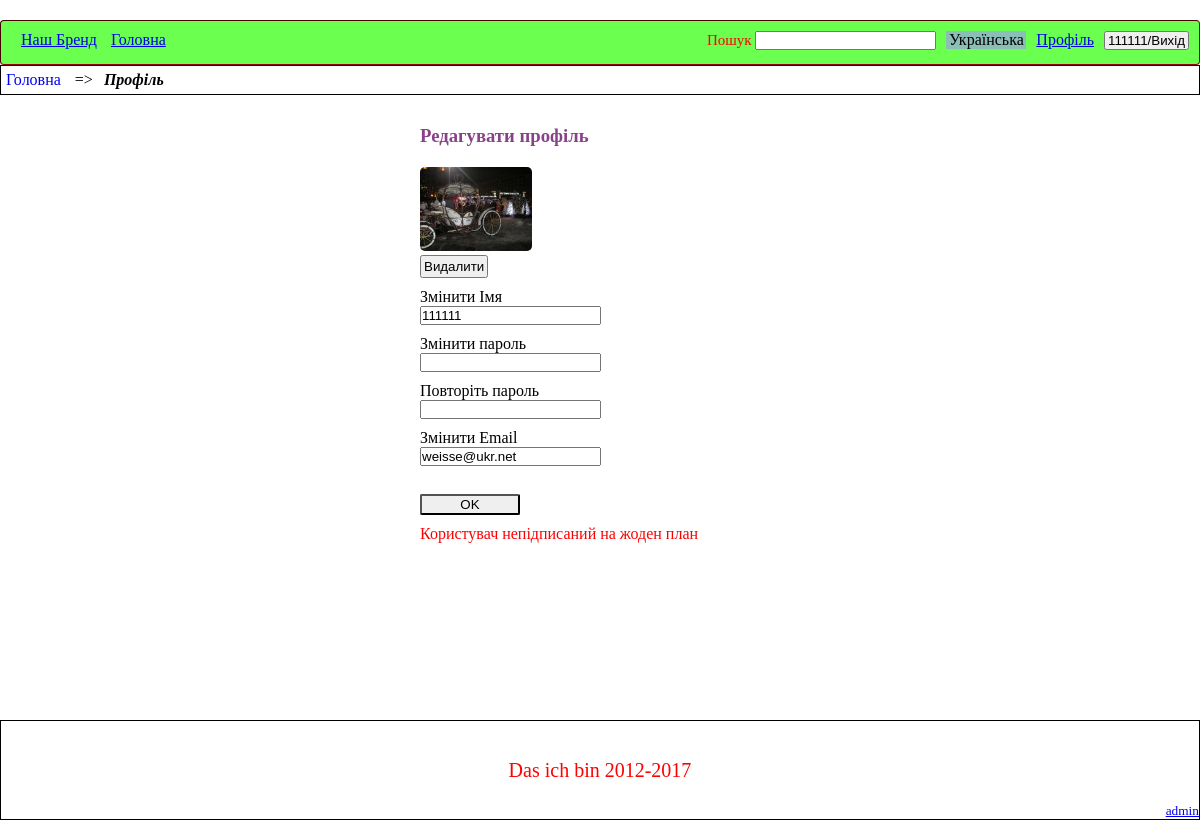
The page /subscription/profile (signed in) on the database its author committed.
### tables this page shows
CREATE TABLE `users` (
  `id` int(10) UNSIGNED NOT NULL,
  `avatar` varchar(255) DEFAULT NULL,
  `login` varchar(255) NOT NULL,
  `password` varchar(255) NOT NULL,
  `email` varchar(255) NOT NULL,
  `start_date` date DEFAULT NULL,
  `subscription_term` enum('NULL','monthly','quarterly','yearly') DEFAULT NULL,
  `token` varchar(255) NOT NULL
);

### resources/templates/default/index.php (called while the page is built, shortened)
<?php
    require_once "header.php";
    $view=$router->getView($view);
    include_once ($view);
    require_once "footer.php";

### public/index.php (called while the page is built, shortened)
<?php
    $router = new Application();
    $controller=$router->getController();
    extract($router->runController($controller), EXTR_OVERWRITE);
    require_once PATH_SITE."/resources/". $router->putTemplate()."/index.php";

### app/lib/HelperService.php (called while the page is built, shortened)
<?php
class HelperService {
    public static function prozessLangArray()
    {
        $langs = [];
        foreach (LANG as $ln) {
            $arr = explode('=>', $ln);
            $key = trim($arr[0], ' ');
            $value = trim($arr[1], ' ');
            $langs[$key] = $value;
        }
        return $langs;
    }
    public static function currentLang()
    {
        $langs = self::prozessLangArray();
        $url = $_SERVER['REQUEST_URI'];
        $url = trim($url, '/');
        $url = trim($url);
        foreach ($langs as $key => $value){
            $position = strpos($url, $key);
        }
        return '';
    }
}

### resources/languages/uk.php (called while the page is built, shortened)
<?php
$mainPageL = "Головна";
$repeatPasswordL = "Повторіть пароль";
$deleteL = "Видалити";
$profileL = "Профіль";
$changeNameL= "Змінити Імя";
$changePasswordL = "Змінити пароль";
$changeEmailL = "Змінити Email";
$unsubscriped = "Користувач непідписаний на жоден план";
$editProfileL = "Редагувати профіль";

### app/core/database.php (called while the page is built, shortened)
<?php
class DataBase {
    private static $connection;
    public static function conn()
    {
        try{
            self::$connection = new \PDO('mysql:dbname='.NAME_BD.';host='.HOST.'', USER,
                PASSWORD, [\PDO::MYSQL_ATTR_INIT_COMMAND => "SET NAMES utf8"]);
            self::$connection->setAttribute(\PDO::ATTR_DEFAULT_FETCH_MODE, \PDO::FETCH_OBJ);
            self::$connection ->exec("SET time_zone = 'Erope/Kiev'");
            if(DEBUG_MODE){
                self::$connection->setAttribute(\PDO::ATTR_ERRMODE, \PDO::ERRMODE_WARNING);
            }
            return self::$connection;
        }catch(\PDOException $e) {die("Ошибка соединения с базой или хостом:".$e->getMessage());}
    }
}
?>

### app/protected/models/subscription.php (called while the page is built, shortened)
<?php
class Subscription extends DataBase
{
    private static function ifUserSubscriped($user)
    {
        if(!$user->start_date OR !$user->subscription_term)  return false;
        $date = new Carbon($user->start_date);
        $subscription = new \stdClass();
        $subscription->finalDate = isset($argument) ? $date->$method($argument) : $date->$method();
        $subscription->activeStatus = (Carbon::now() < $date)? true: false;
       return $subscription;
    }
    public static function getUserInfo()
    {
        $sql = "SELECT `id`, `avatar`, `login`, `email`, `start_date`, `subscription_term` FROM `users` WHERE `login`=? ";
        $stmt = self::conn()->prepare($sql);
        $stmt->bindValue(1, $_SESSION['user']['login'], \PDO::PARAM_STR);
        $stmt->execute();
        $res = $stmt->fetch();
        $subscription = self::ifUserSubscriped($res);
        $res->finalDate = @$subscription->finalDate;
        $res->activeStatus = @$subscription->activeStatus;
        return $res;
    }
}

### app/protected/controllers/common/subsription.php (called while the page is built, shortened)
<?php
class Subscription extends BaseController
{
    public function profile($errors = null )
    {
        $profileData =  SubscriptionModel::getUserInfo();
        return ['view'=>'/views/common/subscription/profile.php', 'profileData' => @$profileData, 'errors' =>$errors];
    }
}

### app/core/application.php (called while the page is built, shortened)
<?php
class Application extends MainDispatcher {
    public function runController($controller){
        $action = $controller[1];
        $contr = new $nameContr($controller);
        $data=call_user_func(array($contr, $action));
        return $data;
    }
}

### config/helpers.php (called while the page is built, shortened)
<?php
       function displayPreviewImage($givenImage , $imageCustomType, $path)
       {
            return $path.$givenImage;
       }

### resources/views/common/subscription/profile.php (the view, shortened to what this page needs)
<section class="breadcrumbs">
    <a href="<?= \Lib\HelperService::currentLang() ?>/" class="breadcrumb__item"><?=  $mainPageL ?></a>  =>
    <span class="breadcrumb__item--current"><?=  $profileL ?></span>
</section>
<section class="profile-block">
    <h1 class="profile-header__h1"><?= $editProfileL ?></h1>
    <?php
        $givenImage = $profileData->avatar;
        $imageCustomType = 'avatar';
        $path = '/uploads/avatars/';
        include   PATH_SITE.'/resources/views/common/partials/addImage.php';
        ?>
    <form action="<?= \Lib\HelperService::currentLang() ?>/subscription/update" method="post" >
        <div class="subscribtion-form__field-block">
            <label>
                <?= $changeNameL ?> <br>
                <input type="text" name="login" value = "<?=  @$_POST['login']?? @$profileData->login ?>" >
            </label>
        </div>
        <div class="subscribtion-form__field-block">
            <label>
                <?= $changePasswordL ?> <br>
                <input type="password" name="password"  value = "<?=  @$_POST['password'] ?>" >
            </label>
        </div>
        <div class="subscribtion-form__field-block">
            <label>
                <?= $repeatPasswordL ?> <br>
                <input type="password" name="password2" value = "<?= @$_POST['password2'] ?>" >
            </label>
        </div>
        <div class="subscribtion-form__field-block">
            <label>
                <?= $changeEmailL ?> <br>
                <input type="text" name="email" value = "<?=  @$_POST['email']?? @$profileData->email ?>" >
            </label>
        </div>
        <br>
        <p>
            <button class="subscribtion-form__button">OK</button>
        </p>
    </form>
    <div class="subscribtion-form__field-block--notice">
        <?= $profileData->activeStatus == 1 ? $subscripedTillL.' '.$profileData->finalDate->toDateString() : $unsubscriped; ?>
    </div>
</section>

### resources/views/common/partials/addImage.php (shortened to what this page needs)
<div class="image-download__block">
    <img src="<?=  displayPreviewImage($givenImage, $imageCustomType, $path) ?>" alt="" id="downloadImagePreview" class="image-download__preview">
    <form enctype="multipart/form-data">
        <button type="button" id="resetImageBtn" class="image-download__btn <?= !@$givenImage? "hidden":'' ?>"><?= $deleteL ?></button>
    </form>
</div>

### public/assets/css/default.css (style rules this page uses)
* { box-sizing: border-box; margin: 0; padding: 0; }
html, body { height: 100%; }
.breadcrumbs { width: 100%; height:auto; border: 1px solid #000000; margin-bottom: 5px; padding: 5px; }
.breadcrumb__item--current { font-style: italic; font-weight: bold; margin-left: 7px; text-transform: capitalize; }
.breadcrumb__item { margin-right:10px; text-transform: capitalize; text-decoration:none; }
.subscribtion-form__button { padding: 1px; width: 100px; border-radius: 2px; cursor:pointer; }
.subscribtion-form__field-block { margin:10px 0; }
.subscribtion-form__field-block--notice { margin-top:10px; color:red; }
.image-download__preview { max-height:112px; max-width:112px; border-radius:5px; }
.image-download__block { margin-bottom:10px; position:relative; }
.image-download__btn { padding:2px; cursor:pointer; }
.profile-block { width: 360px; margin: 30px auto; }
.profile-header__h1 { color: #884388; margin-bottom:20px; }

### rows shown on the page
users: avatar (picture), login "111111", email "weisse@ukr.net"

### other values the page prints
$ourBrandL "Наш Бренд"
$mainPageL "Головна"
$_SESSION['user']['login'] "111111"
$exitL "Вихід"
$profileL "Профіль"
$searchL "Пошук"
$editProfileL "Редагувати профіль"
$deleteL "Видалити"
$changeNameL "Змінити Імя"
$changePasswordL "Змінити пароль"
$repeatPasswordL "Повторіть пароль"
$changeEmailL "Змінити Email"
$unsubscriped "Користувач непідписаний на жоден план"
$footerDisclaimerL "Das ich bin 2012-2017"
